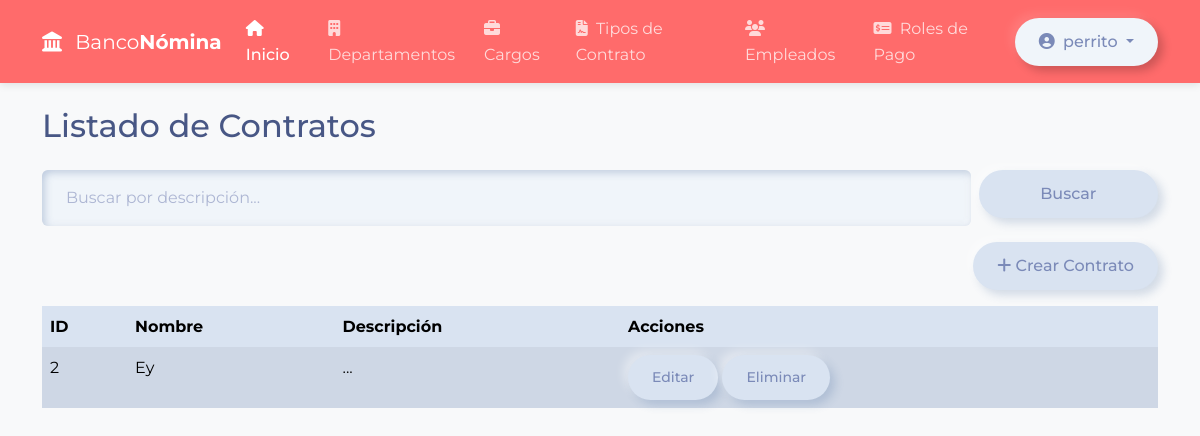
Screenshot of /core/contratos/ (signed in) with the database file from the repository.
### core/models.py (models this page shows, shortened)
class TipoContrato(models.Model):
    nombre = models.CharField("Nombre del contrato", max_length=50, default="Contrato estándar")
    descripcion = models.CharField("Descripción del contrato", max_length=100)
    class Meta:
        verbose_name = "Tipo de Contrato"
        verbose_name_plural = "Tipos de Contrato"

### core/views.py (the view)
# urls.py: path('contratos/', views.vista_contratos, name='Contrato'),
@login_required
def vista_contratos(request):
    tipo_contratos = TipoContrato.objects.all()
    search_query = request.GET.get('q', '')
    if search_query:
        tipo_contratos = tipo_contratos.filter(descripcion__icontains=search_query)
    paginator = Paginator(tipo_contratos, 10)
    page_number = request.GET.get('page')
    page_obj = paginator.get_page(page_number)
    return render(request, 'tipoContrato/tipoContrato_list.html', {'tipo_contratos': page_obj, 'search_query': search_query})

### core/templates/tipoContrato/tipoContrato_list.html (shortened to what this page needs)
{% extends "home.html" %}
{% block content %}
<div class="container py-4">
  <h2 class="mb-4">Listado de Contratos</h2>
  <form method="get" class="row g-2 mb-3">
    <div class="col-md-10">
      <input type="text" name="q" class="form-control" placeholder="Buscar por descripción..." value="{{ search_query }}">
    </div>
    <div class="col-md-2">
      <button type="submit" class="btn btn-primary w-100">Buscar</button>
    </div>
  </form>
  <div class="mb-3 text-end">
    <a href="{% url 'core:CrearContrato' %}" class="btn btn-success">
      <i class="fas fa-plus"></i> Crear Contrato
    </a>
  </div>
  <div class="table-responsive">
    <table class="table table-striped table-bordered">
      <thead>
        <tr>
          <th>ID</th>
          <th>Nombre</th>
          <th>Descripción</th>
          <th>Acciones</th>
        </tr>
      </thead>
      <tbody>
        {% for obj in tipo_contratos %}
        <tr>
          <td>{{ obj.id }}</td>
          <td>{{ obj.nombre }}</td>
          <td>{{ obj.descripcion }}</td>
          <td>
            <a href="{% url 'core:UpdateContrato' obj.id %}" class="btn btn-sm btn-warning">Editar</a>
            <a href="{% url 'core:Eliminar' obj.id 'contrato' %}" class="btn btn-sm btn-danger">Eliminar</a>
          </td>
        </tr>
        {% empty %}
        <tr>
          <td colspan="4" class="text-center">No se encontraron contratos.</td>
        </tr>
        {% endfor %}
      </tbody>
    </table>
  </div>
</div>
{% endblock %}

### core/templates/home.html (shortened to what this page needs)
<!DOCTYPE html>
<html lang="es">
<head>
  {% load static %}
  <link href="{% static 'css/bootstrap.min.css' %}" rel="stylesheet">
  <link href="https://cdnjs.cloudflare.com/ajax/libs/font-awesome/6.4.0/css/all.min.css" rel="stylesheet">
  <link href="{% static 'css/home.css' %}" rel="stylesheet">
</head>
<body>
<nav class="navbar navbar-expand-lg navbar-dark sticky-top">
  <div class="container">
    <a class="navbar-brand" href="{% url 'core:Inicio' %}">
      <i class="fas fa-landmark me-2"></i>
      Banco<span class="fw-bold text-accent">Nómina</span>
    </a>
    <div class="collapse navbar-collapse" id="navbarNav">
      <ul class="navbar-nav mx-auto">
        <li class="nav-item">
          <a class="nav-link active" href="{% url 'core:Inicio' %}"><i class="fas fa-home me-1"></i> Inicio</a>
        </li>
        <li class="nav-item">
          <a class="nav-link" href="{% url 'core:Departamentos' %}"><i class="fas fa-building me-1"></i> Departamentos</a>
        </li>
        <li class="nav-item">
          <a class="nav-link" href="{% url 'core:Cargos' %}"><i class="fas fa-briefcase me-1"></i> Cargos</a>
        </li>
        <li class="nav-item">
          <a class="nav-link" href="{% url 'core:Contrato' %}"><i class="fas fa-file-contract me-1"></i> Tipos de Contrato</a>
        </li>
        <li class="nav-item">
          <a class="nav-link" href="{% url 'core:Lista' %}"><i class="fas fa-users me-1"></i> Empleados</a>
        </li>
        <li class="nav-item">
          <a class="nav-link" href="{% url 'core:Nominas' %}"><i class="fas fa-money-check-alt me-1"></i> Roles de Pago</a>
        </li>
      </ul>
      <div class="d-flex">
        {% if user.is_authenticated %}
          <div class="dropdown">
            <button class="btn btn-outline-light dropdown-toggle" type="button" id="userDropdown" data-bs-toggle="dropdown" aria-expanded="false">
              <i class="fas fa-user-circle me-1"></i> {{ user.username }}
            </button>
          </div>
        {% else %}
          <a href="{% url 'core:signin' %}" class="btn btn-outline-light me-2"><i class="fas fa-sign-in-alt me-1"></i> Iniciar Sesión</a>
          <a href="{% url 'core:signup' %}" class="btn btn-accent"><i class="fas fa-user-plus me-1"></i> Registrarse</a>
        {% endif %}
      </div>
    </div>
  </div>
</nav>
{% block content %}{% endblock %}
</body>
</html>

### core/static/css/home.css (style rules this page uses)
body { font-family: 'Montserrat', sans-serif; line-height: 1.6; color: #333; background-color: #f8f9fa; }
:root { --accent-color: #ff6b6b; --accent-dark: #e14e4e; --text-light: #ffffff; --text-muted: #6c757d; }
.navbar { background-color: var(--accent-color); box-shadow: 0 2px 8px rgba(0, 0, 0, 0.1); }
.nav-link.active, .nav-link:hover { color: #fff; font-weight: 500; }
.btn { border-radius: 2rem; padding: 0.75rem 1.5rem; font-weight: 500; transition: all 0.3s; }

### rows the page displays
TipoContrato: id "2", nombre "Ey", descripcion "..."

### other values shown
{{ user.username }} "perrito"
